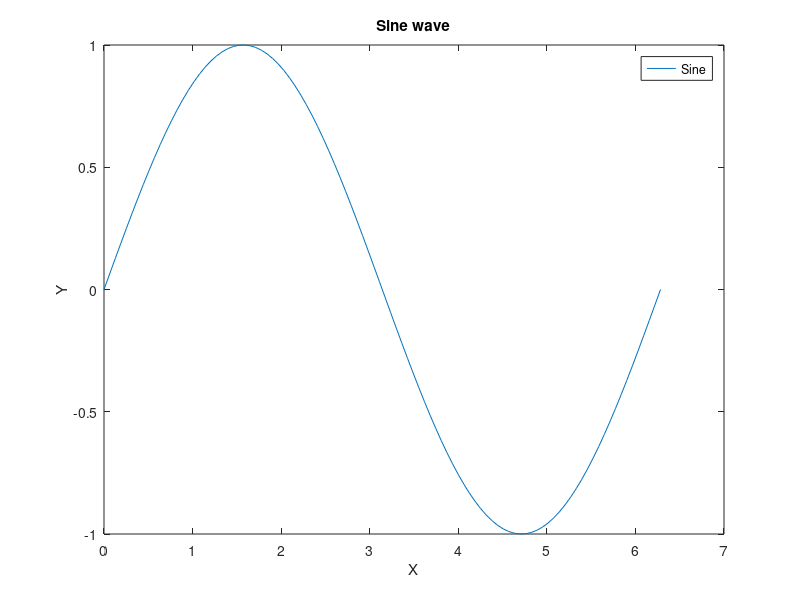

Recreate this plot in MATLAB.
% Create a cell array with various data types
data = {'Ahmed', 10, pi, 'Ahmed abdelhamed'};

% Access and display specific elements
name = data{1};
number = data{2};
constant = data{3};
fullname = data{4};
disp(['Name:', name]);
disp(['Number:', num2str(number)]);
disp(['Constant:', num2str(constant)]);
disp(['Full name:', fullname]);

% Create a structure to store person information
person.name = 'mohamed';
person.age = 30;
person.city = 'New York';
% Access and display structure fields
disp(['Name:', person.name]);
disp(['Age:', num2str(person.age)]);
disp(['City:', person.city]);

% Create a character array with your name
name = 'Ahmed Abdelhamed';

% Concatenate your name with another string
greeting = ['Hello, ', name];

% Display the results
disp(name);
disp(greeting);

% Enter a number
number = input('Enter a number: ');
% Check if even or odd
if mod(number, 2) == 0
  disp('The number is even.');
else
  disp('The number is odd.');
end

% Generate data for a sine wave (adjust x values as needed)
x = linspace(0, 2*pi, 100);
y = sin(x);
% Create a plot with labels and legend
plot(x, y);
xlabel('X');
ylabel('Y');
title('Sine wave');
legend('Sine');

% Generate and display a sequence of numbers (1 to 10)
for i = 1:10
  disp(i);
end
% Enter a number
number = input('Enter a number: ');

% Check if even or odd
if mod(number, 2) == 0
  disp('The number is even.');
else
  disp('The number is odd.');
end
